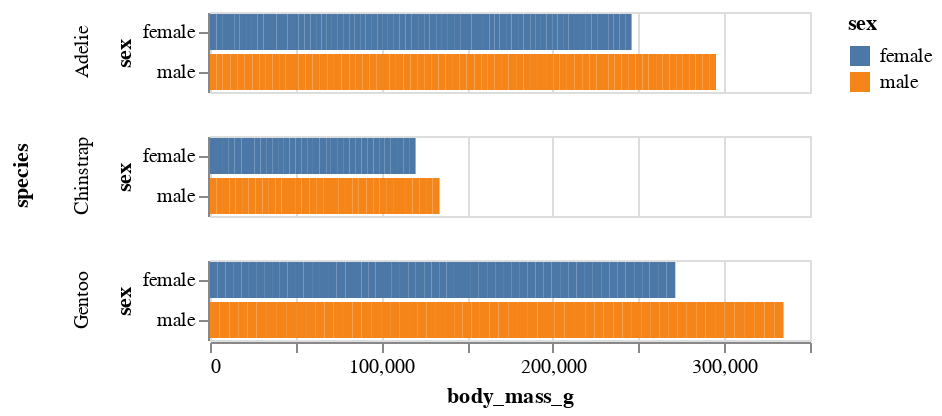

The code cell stored with this chart in its notebook:
### Code cell
bodyspecies = alt.Chart(df_sex).mark_bar().encode(
    x='body_mass_g:Q',
    y='sex',
    color='sex',
    row = 'species'
)
bodyspecies

### Figure 1 — Vega-Lite specification as saved in the notebook (floating-point values rounded to 4 significant figures; data arrays with more than 128 entries replaced by an {"elided": "..."} marker saying what was removed)
{"config": {"view": {"continuousWidth": 300, "continuousHeight": 300}}, "data": {"name": "data-5d4b1b5626b1fa0a82b26e4b16b3ae32"}, "mark": {"type": "bar"}, "encoding": {"color": {"field": "sex", "type": "nominal"}, "row": {"field": "species", "type": "nominal"}, "x": {"field": "body_mass_g", "type": "quantitative"}, "y": {"field": "sex", "type": "nominal"}}, "$schema": "https://vega.github.io/schema/vega-lite/v5.15.1.json", "datasets": {"data-5d4b1b5626b1fa0a82b26e4b16b3ae32": {"elided": "333 records"}}}
